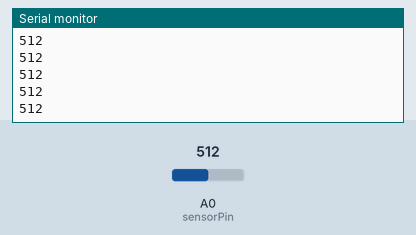
A sketch run on a simulated Arduino Uno, built with avr-gcc and run on an emulated ATmega328P. On the bench: the last lines printed to the serial monitor. Inputs (shaded band) come from the test bench; at power-on: A0 (sensorPin) = 512.

Above: at 1.2 s.
1.3 s: A0 (sensorPin) set to 716
At 1.35 s:
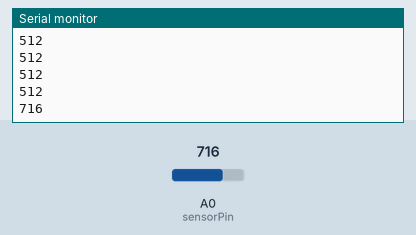
2.8 s: A0 (sensorPin) set to 900
At 2.8 s:
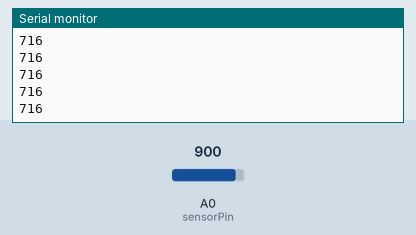
Timing chart, 0 to 5.8 s (numbered marks = the images above; inputs shaded):
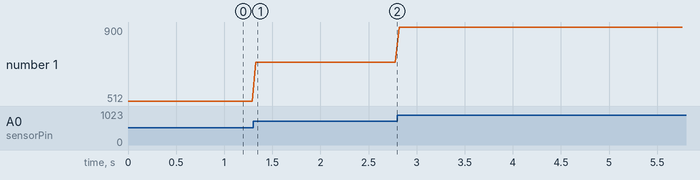

The sketch:

detect.ino
```cpp
int sensorPin = A0;    // connect o LDR no A0
int sensorValue = 0;  // variavel que armazena o valor do sensor
int thresholdValue = 45; // aqui voce vai colocar o valor para o dinossouro pular de acordo com a luz da tela.
// use o serial do arduino para colocar o valor exato.
void setup() {
  Serial.begin(9600);  // serial begin 9600. Importante se voce trocar esse numero, lembre-se de trocar no python tambem.
}

void loop() {
  // Le o valor do sensor:
  sensorValue = analogRead(sensorPin); // lendo o sensor.
  Serial.println(sensorValue);  // variavel para voce encotrar o valor do sensor e colocar no ( int thresholdValue ).
  // voce pode comentar se quiser.

  if(sensorValue <= thresholdValue){   // detectando o obstaculo.
    Serial.println(1);                 // manda para o serial se for verdadeira.
  }
  delay(40);
}
```

Measured:
- after the input at 1.3 s, the serial monitor: prints a new line at once (image 1)
- plotted number 1: 512 → 716 after the input at 1.3 s, 716 → 900 after the input at 2.8 s
